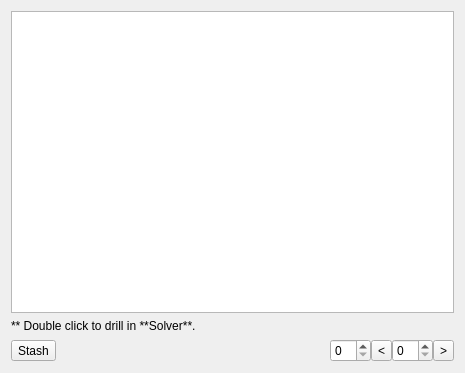
<?xml version="1.0" encoding="UTF-8"?>
<ui version="4.0">
 <class>TaskArxivBrowser</class>
 <widget class="QWidget" name="TaskArxivBrowser">
  <property name="geometry">
   <rect>
    <x>0</x>
    <y>0</y>
    <width>465</width>
    <height>373</height>
   </rect>
  </property>
  <property name="windowTitle">
   <string notr="true">TaskArxivBrowser</string>
  </property>
  <layout class="QVBoxLayout" name="verticalLayout">
   <item>
    <widget class="QTableView" name="view">
     <property name="editTriggers">
      <set>QAbstractItemView::AnyKeyPressed|QAbstractItemView::DoubleClicked|QAbstractItemView::EditKeyPressed</set>
     </property>
     <property name="selectionMode">
      <enum>QAbstractItemView::ExtendedSelection</enum>
     </property>
     <property name="selectionBehavior">
      <enum>QAbstractItemView::SelectRows</enum>
     </property>
     <property name="sortingEnabled">
      <bool>true</bool>
     </property>
     <attribute name="horizontalHeaderShowSortIndicator" stdset="0">
      <bool>false</bool>
     </attribute>
    </widget>
   </item>
   <item>
    <widget class="QLabel" name="label">
     <property name="text">
      <string>** Double click to drill in **Solver**.</string>
     </property>
     <property name="wordWrap">
      <bool>true</bool>
     </property>
    </widget>
   </item>
   <item>
    <layout class="QHBoxLayout" name="horizontalLayout">
     <property name="spacing">
      <number>0</number>
     </property>
     <item>
      <widget class="QToolButton" name="stashButton">
       <property name="focusPolicy">
        <enum>Qt::NoFocus</enum>
       </property>
       <property name="text">
        <string>Stash</string>
       </property>
      </widget>
     </item>
     <item>
      <spacer name="horizontalSpacer">
       <property name="orientation">
        <enum>Qt::Horizontal</enum>
       </property>
       <property name="sizeHint" stdset="0">
        <size>
         <width>40</width>
         <height>20</height>
        </size>
       </property>
      </spacer>
     </item>
     <item>
      <widget class="QSpinBox" name="pageSzBox"/>
     </item>
     <item>
      <widget class="QToolButton" name="toolButton_3">
       <property name="text">
        <string>&lt;</string>
       </property>
      </widget>
     </item>
     <item>
      <widget class="QSpinBox" name="pageNoBox"/>
     </item>
     <item>
      <widget class="QToolButton" name="toolButton_2">
       <property name="text">
        <string>&gt;</string>
       </property>
      </widget>
     </item>
    </layout>
   </item>
  </layout>
 </widget>
 <resources/>
 <connections/>
</ui>
